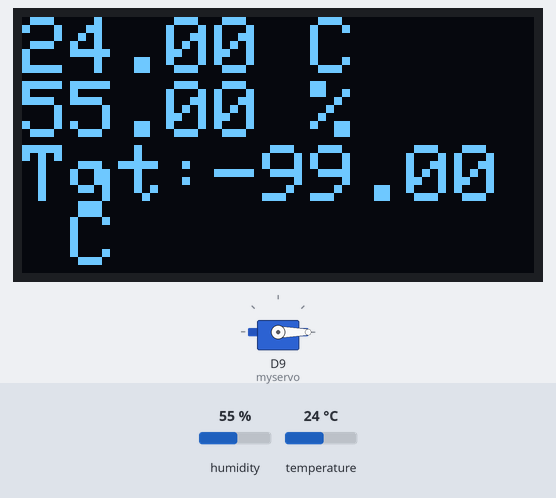
The sketch below on a simulated Arduino MKR. Shown: servo, 128×64 one-colour display. Inputs (shaded band) come from the test bench; at power-on: humidity 55 %, temperature 24 °C. WiFi joins after 1.5 s; servers stay silent unless stated; uploads are accepted with an empty reply; what the sketch prints to the serial monitor is not drawn.

Above: at 3.9 s.
4.0 s: humidity set to 22 %
At 8.3 s:
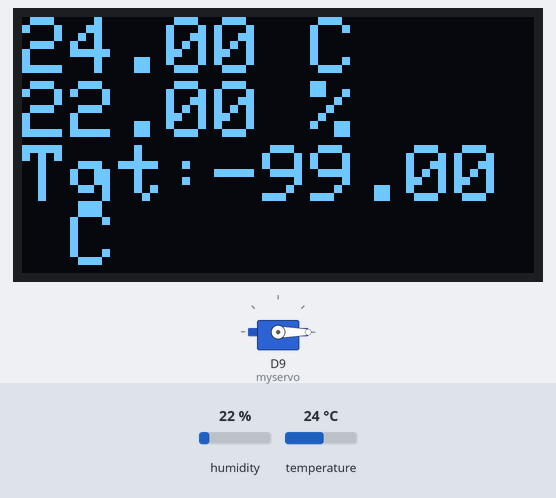
9.6 s: temperature set to 12 °C
At 14.2 s:
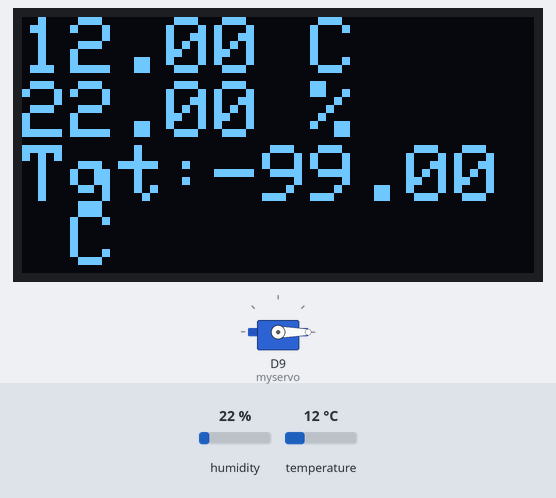
15.2 s: humidity set to 40 %
At 18.3 s:
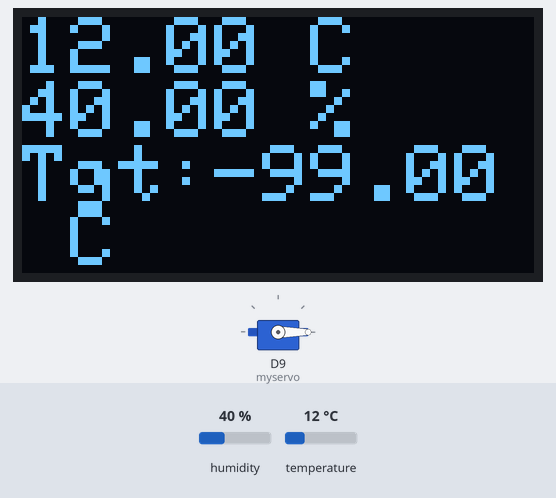
20.8 s: temperature set to 19 °C
At 24.2 s:
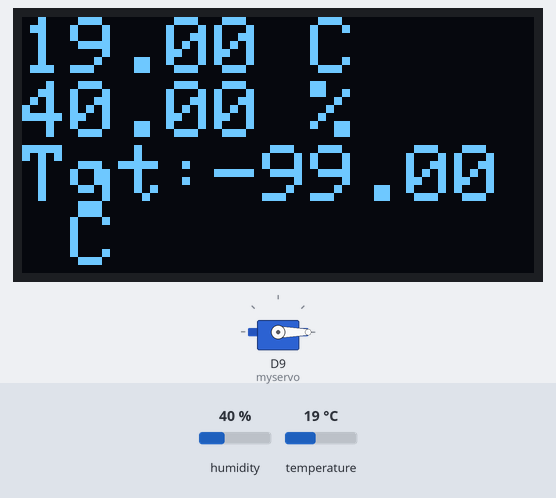
Timing chart, 0 to 25.7 s (numbered marks = the images above; inputs shaded):
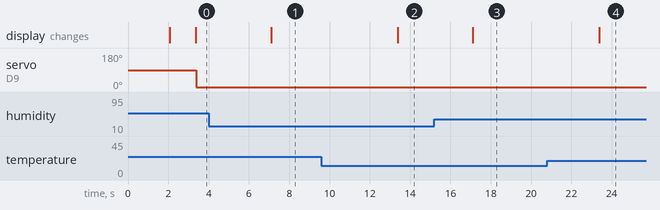

The sketch:

Iot-projekti.ino
```cpp
#include <ArduinoJson.h>
#include <ArduinoJson.hpp>

// REQUIRES the following Arduino libraries:
// - DHT Sensor Library: https://github.com/adafruit/DHT-sensor-library
// - Adafruit Unified Sensor Lib: https://github.com/adafruit/Adafruit_Sensor
// - Adafruit SSD1306

//dht11
#include "DHT.h"

//oled
#include <SPI.h>
#include <Wire.h>
#include <Adafruit_GFX.h>
#include <Adafruit_SSD1306.h>

//servo
#include <Servo.h>

//wifi
#include <SPI.h>
#include <WiFiNINA.h>

#include "secrets/secrets.h"

char ssid[] = SECRET_SSID;  // your network SSID (name)
char pass[] = SECRET_PASS;  // your network password (use for WPA, or use as key for WEP)

char servername[] = SECRET_SERVERNAME;
int serverport = 8080;

int wifistatus = WL_IDLE_STATUS;  // the WiFi radio's status
WiFiClient client;

bool offline_mode = false;  // for testing...


//oled
#define SCREEN_WIDTH 128     // OLED display width, in pixels
#define SCREEN_HEIGHT 64     // OLED display height, in pixels
#define OLED_RESET -1        // Reset pin # (or -1 if sharing Arduino reset pin)
#define SCREEN_ADDRESS 0x3C  ///< See datasheet for Address; 0x3D for 128x64, 0x3C for 128x32
Adafruit_SSD1306 display(SCREEN_WIDTH, SCREEN_HEIGHT, &Wire, OLED_RESET);

//servo
Servo myservo;
int servo_pos = 0;  // current servo pos


//dht11
#define DHTPIN 2
#define DHTTYPE DHT11  // DHT 11
DHT dht(DHTPIN, DHTTYPE);

//global variables
bool logger_on = true;
float temperature = -1.0;  //current
float humidity = -1.0;     //current
float wants_temp = -99;    //the temp we are trying to achieve
float wants_humidity = -99;
bool override_temp = false;
float min_temp = 17;
float max_temp = 25;
int h2s;  // humidity to servo state
int t2s;  // temperature to servo state
char heating_state='n';

//servo position to set when cooling down // configure this!
int coolingPosition = 0;

//same but heating up  // configure this!
int heatingPosition = 90;


//Local json object to save sensor data into
//["temperature"]
//["humidity"]
const size_t capacity_sdj = JSON_OBJECT_SIZE(2);
DynamicJsonDocument sensor_data_json(capacity_sdj);


//----------------------------------------------------------------------------

String IpAddress2String(const IPAddress &ipAddress) {
    return String(ipAddress[0]) + String(".") + String(ipAddress[1]) + String(".") + String(ipAddress[2]) + String(".") + String(ipAddress[3]);
}

String getlocalip() {
    IPAddress localip = WiFi.localIP();
    return IpAddress2String(localip);
}

String getgatewayip() {
    IPAddress gatewayip = WiFi.gatewayIP();
    return IpAddress2String(gatewayip);
}


void logger(String text) {
    if (logger_on == true) {
        Serial.println(text);
    }
}
void loggersl(String text) {
    if (logger_on == true) {
        Serial.print(text);
    }
}

//---------------------------------------------------------------

//call this to connect wifi.
void wifi_init() {
    // check for the WiFi module:
    if (WiFi.status() == WL_NO_MODULE) {
        logger("Communication with WiFi module failed!");
        // don't continue
    } else {
        String fv = WiFi.firmwareVersion();
        if (fv < WIFI_FIRMWARE_LATEST_VERSION) {
            logger("Please upgrade the firmware");
        }

        wifi_connect();
        delay(500);


        //keep connecting until success
        unsigned long TIME = millis();
        while (WiFi.status() != WL_CONNECTED) {
            if (millis() - TIME > 10000L) {
                wifi_connect();
                TIME = millis();
            }
        }
        logger("Wifi connection to Access Point " + String(WiFi.SSID()) + " succesful.");
        logger("Local IP: " + getlocalip());
        logger("Remote IP: " + getgatewayip());
        // print your MAC address:
        byte mac[6];
        WiFi.macAddress(mac);
        logger("MAC address: ");
        printMacAddress(mac);

        pingServer();
    }
}

// only used with wifi_init()
void wifi_connect() {
    // attempt to connect to WiFi network:
    if (WiFi.status() != WL_CONNECTED) {
        loggersl("Attempting to connect to WPA SSID: ");
        logger(ssid);
        // Connect to WPA/WPA2 network:
        wifistatus = WiFi.begin(ssid, pass);
        //delay handled elsewhere
    }
}

void display_sensor_data() {
    display.clearDisplay();
    display.setCursor(0, 0);
    display.println(String(temperature) + " C");
    display.println(String(humidity) + " %");
    display.println("Tgt:" + String(wants_temp) + " C");
    //display.println("Servo:" + String(myservo.read()));
    if (heating_state == 'c') {
        display.println("Cooling...");
    } else if (heating_state == 'h') {
        display.println("Heating...");
    }
    display.display();
}

int read_sensor_data() {
    //humidity 0-100
    float hNow = dht.readHumidity();

    // Read temperature as Celsius (the default)
    float tNow = dht.readTemperature();

    bool update_display = false;

    // Check if any reads failed and exit early (to try again).
    if (isnan(hNow) || isnan(tNow)) {
        logger(F("Failed to read from DHT sensor!"));
        return -1;
    } else {
        if (tNow != temperature) {
            temperature = tNow;
            update_display = true;
        }

        if (hNow != humidity) {
            humidity = hNow;
            update_display = true;
        }
    }
    if (update_display) {
        return 0;
    }
    return 1;
}

int update_targets() {
    //What are the temperature targets?
    //Min, Max, Single target?
    float targ_temperature = -99;
    float targ_humidity = -99;


    //check connection
    if (WiFi.status() != WL_CONNECTED) {
        //ERROR
        logger("update_targets: WIFI NOT CONNECTED!");
        return -1;
    }


    logger(F("Connecting..."));

    if (!client.connect(servername, serverport)) {
        logger("update_targets: Client not connected.");
        return -1;
    }

    logger("update_targets: Client connected.");

    // Send HTTP request
    client.println(F("GET /api/targets HTTP/1.0"));
    client.println("Host: " + String(servername));
    client.println(F("Connection: close"));
    if (client.println() == 0) {
        logger("update_targets: Failed to send request");
        client.stop();
        return -1;
    }

    // Check HTTP status
    /*
    char status[32] = { 0 };
    client.readBytesUntil('\r', status, sizeof(status));
    // It should be "HTTP/1.0 200 OK" or "HTTP/1.1 200 OK"
    if (strcmp(status + 9, "200 OK") != 0) {
      loggersl("Unexpected response: ");
      logger(status);
      client.stop();
      return -1;
    }*/

    // Skip HTTP headers
    char endOfHeaders[] = "\r\n\r\n";
    if (!client.find(endOfHeaders)) {
        logger("Invalid response");
        client.stop();
        return -1;
    }


    // Allocate the JSON document
    // Use https://arduinojson.org/v6/assistant to compute the capacity.
    const size_t capacity = JSON_OBJECT_SIZE(2) + JSON_ARRAY_SIZE(2) + 60;
    //const size_t capacity = JSON_OBJECT_SIZE(4);
    DynamicJsonDocument json_response(capacity);

    // Parse JSON object
    DeserializationError error = deserializeJson(json_response, client);
    if (error) {
        loggersl("deserializeJson() failed: ");
        logger(error.f_str());
        client.stop();
        return -1;
    }
    // Disconnect
    client.stop();
    loggersl("target json response: ");
    serializeJson(json_response, Serial);
    logger("");


    targ_temperature = json_response["targets_json"]["temperature_target"];
    targ_humidity = json_response["targets_json"]["humidity_target"];


    wants_temp = targ_temperature;
    wants_humidity = targ_humidity;


    return 0;
}


int upload_data(char *host, int port) {
    if (WiFi.status() == WL_CONNECTED) {
        //logger("upload_data: WiFi is connected.");
        if (client.connect(host, serverport)) {

            logger("Connected " + String(host) + ":" + port);
            logger("Making request...");
            String sensor_data_string;
            serializeJson(sensor_data_json, sensor_data_string);
            logger("Data: " + sensor_data_string);
            client.println("POST /api/upload HTTP/1.1");
            client.println("Host: " + String(host));
            client.println("Content-Type: application/json;charset=UTF-8");
            client.print("Content-Length: ");
            client.println(measureJson(sensor_data_json));
            client.println();
            serializeJson(sensor_data_json, client);
        } else {
            logger("SERVER CONNECTION FAILED!!!");
        }


        if (client.connected()) {
            logger("\ndisconnecting from server.");
            client.stop();
        }
    } else {
        logger("upload_data: WiFi NOT CONNECTED.");
    }
    return -1;
}

void setup() {
    Serial.begin(9600);

    if (!offline_mode) {
        wifi_init();
    }

    //dht11
    dht.begin();

    //servo
    myservo.attach(9);

    //OLED
    // SSD1306_SWITCHCAPVCC = generate display voltage from 3.3V internally
    if (!display.begin(SSD1306_SWITCHCAPVCC, SCREEN_ADDRESS)) {
        logger("SSD1306 allocation failed");
        for (;;)
            ;  // Don't proceed, loop forever
    }
    display.clearDisplay();
    display.setTextSize(2);
    display.setTextColor(WHITE);
    display_sensor_data();


    sensor_data_json["temperature"] = "-99";
    sensor_data_json["humidity"] = "-99";
}


void react_toohot() {
    int curpos = myservo.read();
    logger(String(curpos));
    if (curpos != coolingPosition) {
        myservo.write(coolingPosition);
        heating_state = 'c';
    }
}

void react_toocold() {
    int curpos = myservo.read();
    logger(String(curpos));
    if (curpos != heatingPosition) {
        myservo.write(heatingPosition);
        heating_state = 'h';
    }
}

void servoStateHandler() {
    int h2sNow = map(humidity, 40, 95, 0, 180);
    int t2sNow = map(temperature, min_temp, max_temp, heatingPosition, coolingPosition);

    if (h2sNow != h2s) {
        //new values. set servo state.
        h2s = h2sNow;
    }

    if (t2sNow != t2s) {
        t2s = t2sNow;
    }
}


//unsigned long TIME_SINCE_ACTION_TAKEN = 0;
//unsigned long LAST_ACTION_TIME = 0;
unsigned long SENSOR_UPDATE_DELAY = 5000;  // 5 seconds.
unsigned long LAST_SENSOR_UPDATE_TIME = 0;

unsigned long TARGET_UPDATE_DELAY = 10000;
unsigned long LAST_TARGET_UPDATE_TIME = 0;

float react_sensitivity_delta = 0.1;
void loop() {

    // check if enough time has passed for us to get new measurements.
    //...
    unsigned long TIME = millis();


    if (TIME - LAST_TARGET_UPDATE_TIME >= TARGET_UPDATE_DELAY || LAST_TARGET_UPDATE_TIME == 0) {

        //check connection
        if (WiFi.status() != WL_CONNECTED) {
            //ERROR
            logger("WIFI NOT CONNECTED! Attempting to reconnect.");
            wifi_init();
        } else {
            update_targets();
            LAST_TARGET_UPDATE_TIME = TIME;
        }
    }

    if (TIME - LAST_SENSOR_UPDATE_TIME >= SENSOR_UPDATE_DELAY || LAST_SENSOR_UPDATE_TIME == 0) {
        logger("SENSOR_UPDATE...");
        // reads current temperature, saves value in 'temperature' global variable

        switch (read_sensor_data()) {
        case -1:
            //something went wrong!
            break;

        case 1:
            //read OK, but nothing was updated...
            logger("Current temp: " + String(temperature) + "°C");
            logger("Current humidity: " + String(humidity));
            LAST_SENSOR_UPDATE_TIME = TIME;
            break;

        case 0:
            LAST_SENSOR_UPDATE_TIME = TIME;
            //Read OK, and something was updated.
            logger("Current temp: " + String(temperature) + "°C");
            logger("Current humidity: " + String(humidity));
            sensor_data_json["temperature"] = temperature;
            sensor_data_json["humidity"] = humidity;
            display_sensor_data();
            servoStateHandler();
            break;

        default:
            //wtf?
            break;
        }
        if (temperature < wants_temp) {
            //if too far from targets, react accordingly
            if (abs(wants_temp - temperature) > react_sensitivity_delta) {
                react_toocold();
            }
        } else {
            if (abs(wants_temp - temperature) > react_sensitivity_delta) {
                react_toohot();
            }
        }


        loggersl("Target humidity: ");
        logger(String(wants_humidity));
        loggersl("Target temperature: ");
        logger(String(wants_temp));
        //upload new readings...
        if (WiFi.status() != WL_CONNECTED) {
            //ERROR
            logger("WIFI NOT CONNECTED! Attempting to reconnect.");
            wifi_init();
        }
        upload_data(servername, serverport);
    }
    //
}


//connectivity testing...
void pingServer() {
    int pingResult;
    loggersl("Pinging ");
    loggersl(servername);
    loggersl(": ");

    pingResult = WiFi.ping(servername);

    if (pingResult >= 0) {
        loggersl("SUCCESS! RTT = ");
        loggersl(String(pingResult));
        logger(" ms");
    } else {
        loggersl("FAILED! Error code: ");
        logger(String(pingResult));
    }
}

void printMacAddress(byte mac[]) {
    if (logger_on) {
        for (int i = 5; i >= 0; i--) {
            if (mac[i] < 16) {
                loggersl("0");
            }
            if (logger_on) {
                Serial.print(mac[i], HEX);
            }
            if (i > 0) {
                loggersl(":");
            }
        }
        logger("");
    }
}
```

secrets.h
```cpp
#define SECRET_SSID "SAMK-IoT"
#define SECRET_PASS "IoT#Samk"
#define SECRET_SERVERNAME "10.222.206.234"
```

Measured:
- after the input at 4.0 s, the display: changes after 3.1 s (image 1)
- after the input at 9.6 s, the display: changes after 3.8 s (image 2)
- after the input at 15.2 s, the display: changes after 1.9 s (image 3)
- after the input at 20.8 s, the display: changes after 2.6 s (image 4)
